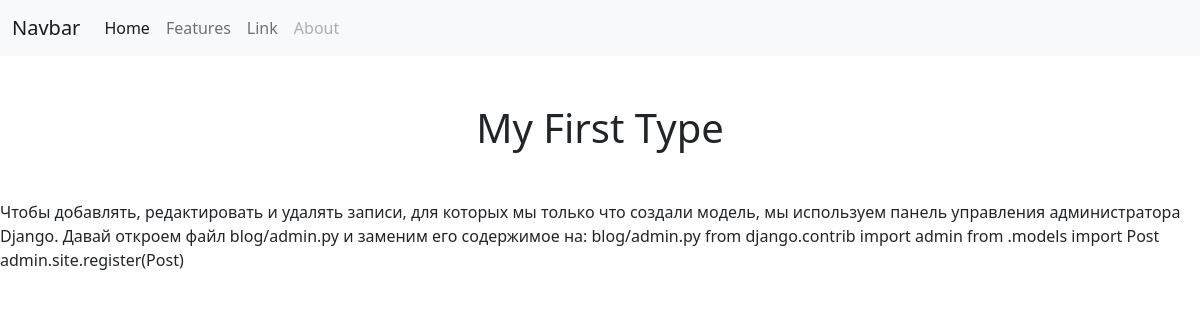
Page /blog/1/ on the committed database.
### blog/models.py (models this page shows, shortened)
class Post(models.Model):
    author = models.ForeignKey(settings.AUTH_USER_MODEL, on_delete=models.CASCADE)
    title = models.CharField(max_length=200)
    text = models.TextField()
    created_date = models.DateTimeField(default=timezone.now)
    published_date = models.DateTimeField(blank=True, null=True)

### blog/views.py (the view)
# urls.py: path('<int:blog_id>/', views.detail, name='detail'),
def detail(request, blog_id):
    blog = get_object_or_404(Post, pk=blog_id)
    return render(request, 'blog/detail.html', {'blog': blog})

### blog/templates/blog/detail.html (shortened to what this page needs)
{% extends 'portfolio/base.html' %}
{% block content %}
    {% load static %}
    <h1 class="text-center mt-5" id="blogdetailtitle">{{ blog.title }}</h1>
    {{ blog.text|safe }}
{% endblock %}

### rows in the picture
Post: title "My First Type", text "Чтобы добавлять, редактировать и удалять записи, для которых мы только что создали модель, мы используем панель управления администратора Django. Давай откроем файл blog/admin.py и заменим его содержимое на: blog/admin.py from django.contrib import admin from .models import Post admin.site.register(Post)"
